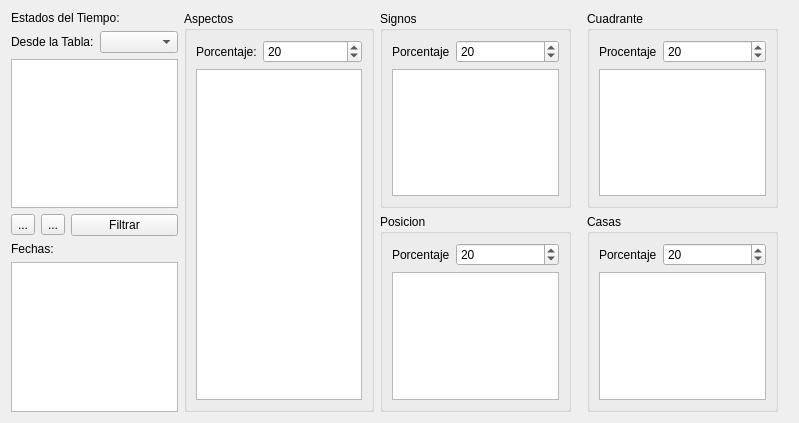
<?xml version="1.0" encoding="UTF-8"?>
<ui version="4.0">
 <class>processByWeatherWidget</class>
 <widget class="QWidget" name="processByWeatherWidget">
  <property name="geometry">
   <rect>
    <x>0</x>
    <y>0</y>
    <width>799</width>
    <height>423</height>
   </rect>
  </property>
  <property name="windowTitle">
   <string>Por Estados de Tiempo</string>
  </property>
  <layout class="QHBoxLayout" name="horizontalLayout_2">
   <item>
    <layout class="QVBoxLayout" name="verticalLayout">
     <item>
      <widget class="QLabel" name="label_3">
       <property name="text">
        <string>Estados del Tiempo:</string>
       </property>
      </widget>
     </item>
     <item>
      <layout class="QFormLayout" name="formLayout_6">
       <item row="0" column="0">
        <widget class="QLabel" name="desdeLaTablaLabel">
         <property name="text">
          <string>Desde la Tabla:</string>
         </property>
        </widget>
       </item>
       <item row="0" column="1">
        <widget class="QComboBox" name="desdeLaTablaComboBox"/>
       </item>
      </layout>
     </item>
     <item>
      <widget class="QTableWidget" name="weatherTable">
       <property name="sizePolicy">
        <sizepolicy hsizetype="Expanding" vsizetype="Maximum">
         <horstretch>0</horstretch>
         <verstretch>0</verstretch>
        </sizepolicy>
       </property>
       <property name="editTriggers">
        <set>QAbstractItemView::NoEditTriggers</set>
       </property>
       <property name="selectionMode">
        <enum>QAbstractItemView::SingleSelection</enum>
       </property>
       <property name="selectionBehavior">
        <enum>QAbstractItemView::SelectRows</enum>
       </property>
      </widget>
     </item>
     <item>
      <layout class="QHBoxLayout" name="horizontalLayout">
       <item>
        <widget class="QToolButton" name="addButton">
         <property name="text">
          <string>...</string>
         </property>
         <property name="icon">
          <iconset resource="resource.qrc">
           <normaloff>:/icons/icons/edit-add.png</normaloff>:/icons/icons/edit-add.png</iconset>
         </property>
        </widget>
       </item>
       <item>
        <widget class="QToolButton" name="delButton">
         <property name="text">
          <string>...</string>
         </property>
         <property name="icon">
          <iconset resource="resource.qrc">
           <normaloff>:/icons/icons/edit-remove-3.png</normaloff>:/icons/icons/edit-remove-3.png</iconset>
         </property>
        </widget>
       </item>
       <item>
        <widget class="QPushButton" name="buscarButton">
         <property name="text">
          <string>Filtrar</string>
         </property>
         <property name="icon">
          <iconset resource="resource.qrc">
           <normaloff>:/icons/icons/system-search-4.png</normaloff>:/icons/icons/system-search-4.png</iconset>
         </property>
        </widget>
       </item>
      </layout>
     </item>
     <item>
      <widget class="QLabel" name="fechasLabel">
       <property name="text">
        <string>Fechas:</string>
       </property>
      </widget>
     </item>
     <item>
      <widget class="QListWidget" name="datesList"/>
     </item>
    </layout>
   </item>
   <item>
    <widget class="QGroupBox" name="groupBox_5">
     <property name="title">
      <string>Aspectos</string>
     </property>
     <layout class="QVBoxLayout" name="verticalLayout_2">
      <item>
       <layout class="QFormLayout" name="formLayout">
        <item row="0" column="0">
         <widget class="QLabel" name="porcentajeLabel">
          <property name="text">
           <string>Porcentaje:</string>
          </property>
         </widget>
        </item>
        <item row="0" column="1">
         <widget class="QSpinBox" name="aspectariumPorcentajeSpinBox">
          <property name="maximum">
           <number>100</number>
          </property>
          <property name="value">
           <number>20</number>
          </property>
         </widget>
        </item>
       </layout>
      </item>
      <item>
       <widget class="QTableWidget" name="aspectariumTableWidget">
        <property name="editTriggers">
         <set>QAbstractItemView::NoEditTriggers</set>
        </property>
        <property name="selectionMode">
         <enum>QAbstractItemView::SingleSelection</enum>
        </property>
        <property name="selectionBehavior">
         <enum>QAbstractItemView::SelectRows</enum>
        </property>
       </widget>
      </item>
     </layout>
    </widget>
   </item>
   <item>
    <layout class="QVBoxLayout" name="verticalLayout_7">
     <property name="rightMargin">
      <number>10</number>
     </property>
     <item>
      <widget class="QGroupBox" name="groupBox_3">
       <property name="title">
        <string>Signos</string>
       </property>
       <layout class="QVBoxLayout" name="verticalLayout_3">
        <item>
         <layout class="QFormLayout" name="formLayout_2">
          <item row="0" column="0">
           <widget class="QLabel" name="porcentajeLabel_2">
            <property name="text">
             <string>Porcentaje</string>
            </property>
           </widget>
          </item>
          <item row="0" column="1">
           <widget class="QSpinBox" name="signPorcentajeSpinBox">
            <property name="maximum">
             <number>100</number>
            </property>
            <property name="value">
             <number>20</number>
            </property>
           </widget>
          </item>
         </layout>
        </item>
        <item>
         <widget class="QTableWidget" name="signsTableWidget">
          <property name="editTriggers">
           <set>QAbstractItemView::NoEditTriggers</set>
          </property>
          <property name="selectionMode">
           <enum>QAbstractItemView::SingleSelection</enum>
          </property>
          <property name="selectionBehavior">
           <enum>QAbstractItemView::SelectRows</enum>
          </property>
         </widget>
        </item>
       </layout>
      </widget>
     </item>
     <item>
      <widget class="QGroupBox" name="groupBox">
       <property name="title">
        <string>Posicion</string>
       </property>
       <layout class="QVBoxLayout" name="verticalLayout_4">
        <item>
         <layout class="QFormLayout" name="formLayout_3">
          <item row="0" column="0">
           <widget class="QLabel" name="porcentajeLabel_3">
            <property name="text">
             <string>Porcentaje</string>
            </property>
           </widget>
          </item>
          <item row="0" column="1">
           <widget class="QSpinBox" name="positionsPorcentajeSpinBox">
            <property name="maximum">
             <number>100</number>
            </property>
            <property name="value">
             <number>20</number>
            </property>
           </widget>
          </item>
         </layout>
        </item>
        <item>
         <widget class="QTableWidget" name="positionsTableWidget">
          <property name="editTriggers">
           <set>QAbstractItemView::NoEditTriggers</set>
          </property>
          <property name="selectionMode">
           <enum>QAbstractItemView::SingleSelection</enum>
          </property>
          <property name="selectionBehavior">
           <enum>QAbstractItemView::SelectRows</enum>
          </property>
         </widget>
        </item>
       </layout>
      </widget>
     </item>
    </layout>
   </item>
   <item>
    <layout class="QVBoxLayout" name="verticalLayout_8">
     <property name="rightMargin">
      <number>10</number>
     </property>
     <item>
      <widget class="QGroupBox" name="groupBox_4">
       <property name="title">
        <string>Cuadrante</string>
       </property>
       <layout class="QVBoxLayout" name="verticalLayout_5">
        <item>
         <layout class="QFormLayout" name="formLayout_4">
          <item row="0" column="0">
           <widget class="QLabel" name="procentajeLabel">
            <property name="text">
             <string>Procentaje</string>
            </property>
           </widget>
          </item>
          <item row="0" column="1">
           <widget class="QSpinBox" name="quadrantsProcentajeSpinBox">
            <property name="maximum">
             <number>100</number>
            </property>
            <property name="value">
             <number>20</number>
            </property>
           </widget>
          </item>
         </layout>
        </item>
        <item>
         <widget class="QTableWidget" name="quadrantesTableWidget">
          <property name="editTriggers">
           <set>QAbstractItemView::NoEditTriggers</set>
          </property>
          <property name="selectionMode">
           <enum>QAbstractItemView::SingleSelection</enum>
          </property>
          <property name="selectionBehavior">
           <enum>QAbstractItemView::SelectRows</enum>
          </property>
         </widget>
        </item>
       </layout>
      </widget>
     </item>
     <item>
      <widget class="QGroupBox" name="groupBox_2">
       <property name="title">
        <string>Casas</string>
       </property>
       <layout class="QVBoxLayout" name="verticalLayout_6">
        <item>
         <layout class="QFormLayout" name="formLayout_5">
          <item row="0" column="0">
           <widget class="QLabel" name="porcentajeLabel_4">
            <property name="text">
             <string>Porcentaje</string>
            </property>
           </widget>
          </item>
          <item row="0" column="1">
           <widget class="QSpinBox" name="housesPorcentajeSpinBox">
            <property name="maximum">
             <number>100</number>
            </property>
            <property name="value">
             <number>20</number>
            </property>
           </widget>
          </item>
         </layout>
        </item>
        <item>
         <widget class="QTableWidget" name="housesTableWidget">
          <property name="editTriggers">
           <set>QAbstractItemView::NoEditTriggers</set>
          </property>
          <property name="selectionMode">
           <enum>QAbstractItemView::SingleSelection</enum>
          </property>
          <property name="selectionBehavior">
           <enum>QAbstractItemView::SelectRows</enum>
          </property>
         </widget>
        </item>
       </layout>
      </widget>
     </item>
    </layout>
   </item>
  </layout>
 </widget>
 <resources>
  <include location="resource.qrc"/>
 </resources>
 <connections/>
</ui>
